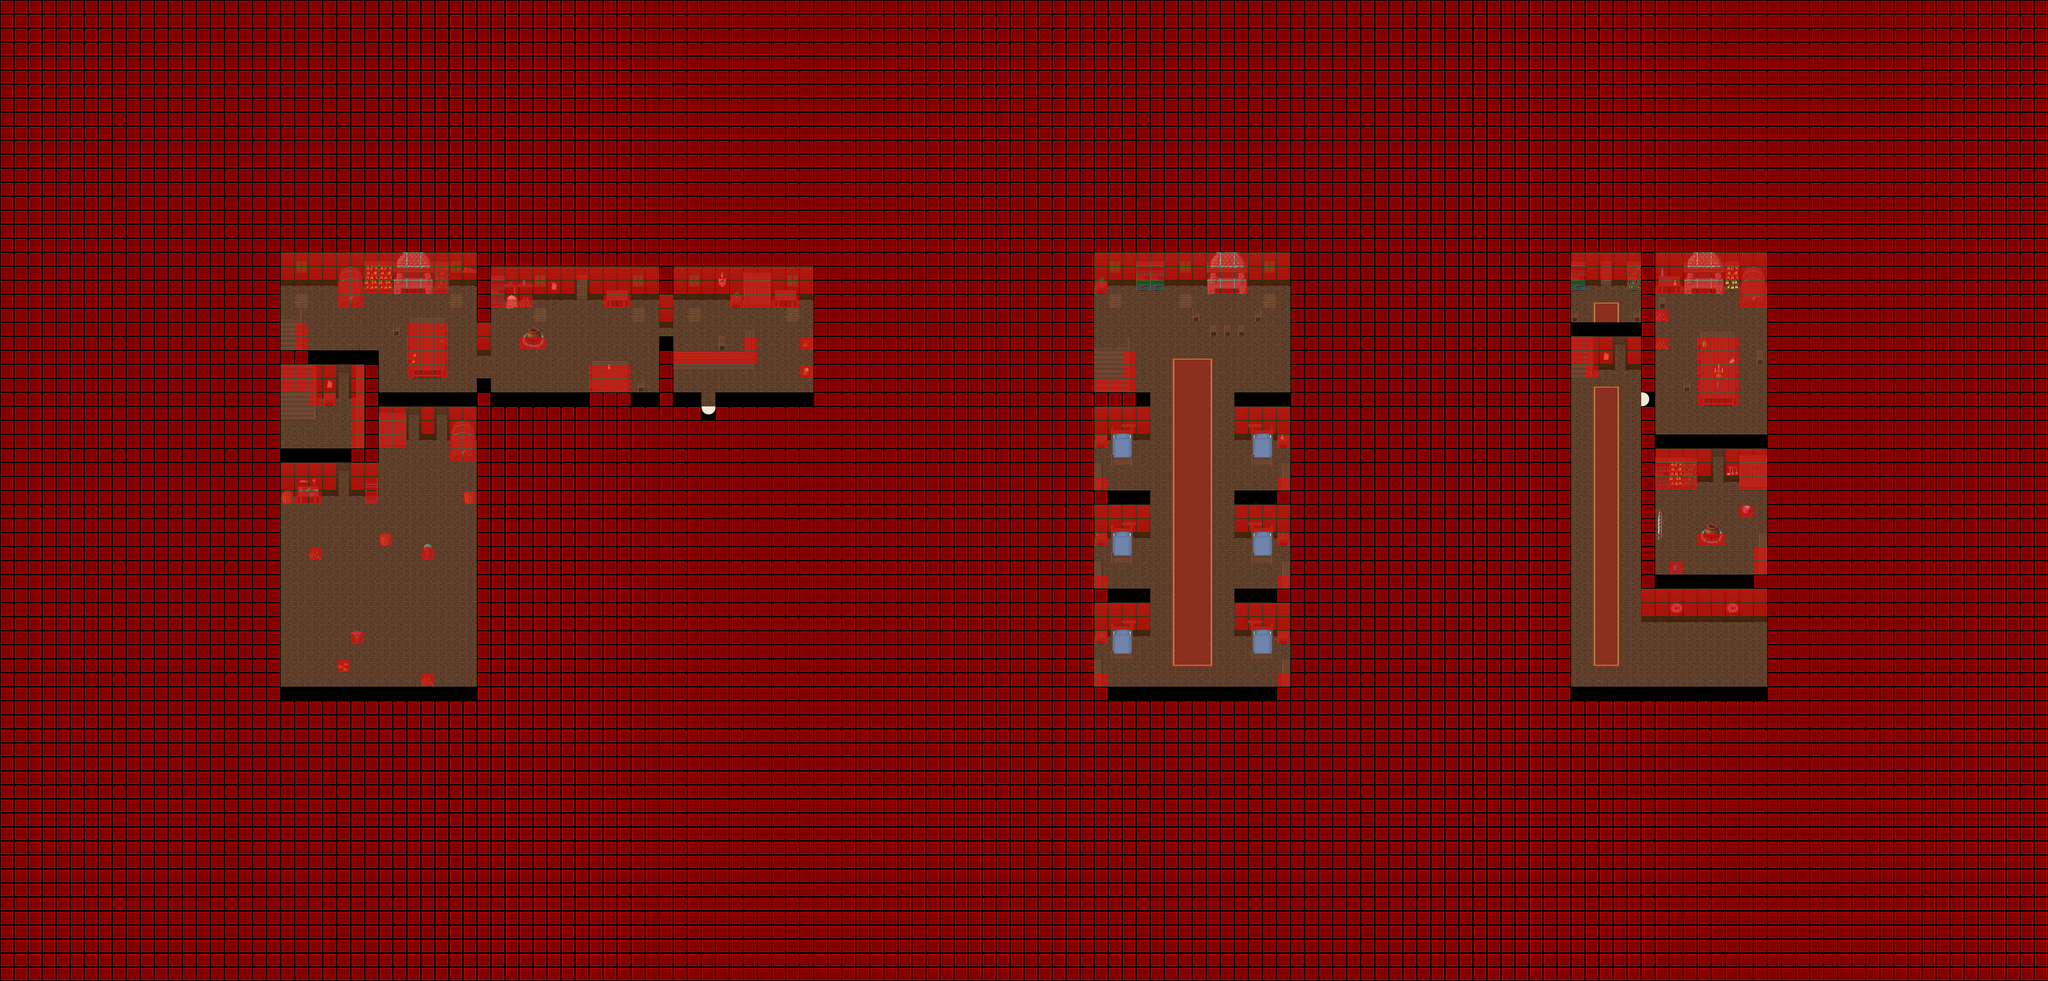

A level layout from a 2D game, rendered from its tile map. Below: a short description, then the map file with tile-grid data replaced by summaries:
An orthogonal 146x70 tile map with 32x32 px tiles, 4 tile layers (Ground, Fringe, Over, Collision), 5 tilesets and 11 objects (7x warp, 3x PARTICLE_EFFECT, spawn).

<map version="1.0" orientation="orthogonal" width="146" height="70" tilewidth="32" tileheight="32">
 <properties>
  <property name="music" value="Magick - Real.ogg" />
  <property name="name" value="Woodland mining camp" />
 </properties>
 <tileset firstgid="1" name="Woodland Indoor" tilewidth="32" tileheight="32">
  <image source="../graphics/tiles/woodland_indoor.png" width="512" height="512" />
 </tileset>
 <tileset firstgid="257" name="Woodland Indoor x2" tilewidth="32" tileheight="64">
  <image source="../graphics/tiles/woodland_indoor_x2.png" width="512" height="64" />
 </tileset>
 <tileset firstgid="273" name="Woodland Indoor x3" tilewidth="32" tileheight="96">
  <image source="../graphics/tiles/woodland_indoor_x3.png" width="512" height="96" />
 </tileset>
 <tileset firstgid="289" name="Woodland Village" tilewidth="32" tileheight="32">
  <image source="../graphics/tiles/Woodland_village.png" width="512" height="512" />
 </tileset>
 <tileset firstgid="545" name="Collision" tilewidth="32" tileheight="32">
  <image source="../graphics/tiles/collision.png" width="64" height="32" />
 </tileset>
 <layer name="Ground" width="146" height="70">
  <data>[10220 cells, 10220 non-empty, 25 distinct tile ids]</data>
 </layer>
 <layer name="Fringe" width="146" height="70">
  <data>[10220 cells, 229 non-empty, 77 distinct tile ids]</data>
 </layer>
 <layer name="Over" width="146" height="70">
  <data>[10220 cells, 173 non-empty, 25 distinct tile ids]</data>
 </layer>
 <layer name="Collision" width="146" height="70">
  <data>[10220 cells, 9074 non-empty, 1 distinct tile ids]</data>
 </layer>
 <objectgroup name="Object Group" width="0" height="0">
  <object name="graphics/particles/fireplace.particle.xml" type="PARTICLE_EFFECT" x="928" y="640" width="32" height="32" />
  <object name="graphics/particles/fireplace.particle.xml" type="PARTICLE_EFFECT" x="2784" y="640" width="32" height="32" />
  <object name="graphics/particles/cookingfire.particle.xml" type="PARTICLE_EFFECT" x="1200" y="800" width="32" height="32" />
  <object name="toOutside" type="warp" x="1600" y="928" width="32" height="32">
   <properties>
    <property name="dest_map" value="018-1" />
    <property name="dest_x" value="2080" />
    <property name="dest_y" value="2368" />
   </properties>
  </object>
  <object name="toOutside" type="warp" x="1312" y="640" width="32" height="32">
   <properties>
    <property name="dest_map" value="018-1" />
    <property name="dest_x" value="2080" />
    <property name="dest_y" value="2208" />
   </properties>
  </object>
  <object name="toBasement" type="warp" x="640" y="768" width="32" height="32">
   <properties>
    <property name="dest_map" value="018-2" />
    <property name="dest_x" value="3584" />
    <property name="dest_y" value="864" />
   </properties>
  </object>
  <object name="toFirstFloor" type="warp" x="3584" y="832" width="32" height="32">
   <properties>
    <property name="dest_map" value="018-2" />
    <property name="dest_x" value="640" />
    <property name="dest_y" value="736" />
   </properties>
  </object>
  <object name="toSecondFloor" type="warp" x="640" y="896" width="64" height="32">
   <properties>
    <property name="dest_map" value="018-2" />
    <property name="dest_x" value="2528" />
    <property name="dest_y" value="800" />
   </properties>
  </object>
  <object name="toFirstFloor" type="warp" x="2496" y="832" width="64" height="32">
   <properties>
    <property name="dest_map" value="018-2" />
    <property name="dest_x" value="672" />
    <property name="dest_y" value="928" />
   </properties>
  </object>
  <object name="toCave" type="warp" x="3648" y="640" width="32" height="32">
   <properties>
    <property name="dest_map" value="018-3" />
    <property name="dest_x" value="5664" />
    <property name="dest_y" value="1696" />
   </properties>
  </object>
  <object name="Yellow Slime" type="spawn" x="3584" y="640" width="160" height="128">
   <properties>
    <property name="eA_death" value="30000" />
    <property name="eA_spawn" value="100000" />
    <property name="max_beings" value="1" />
    <property name="monster_id" value="5" />
   </properties>
  </object>
 </objectgroup>
</map>
